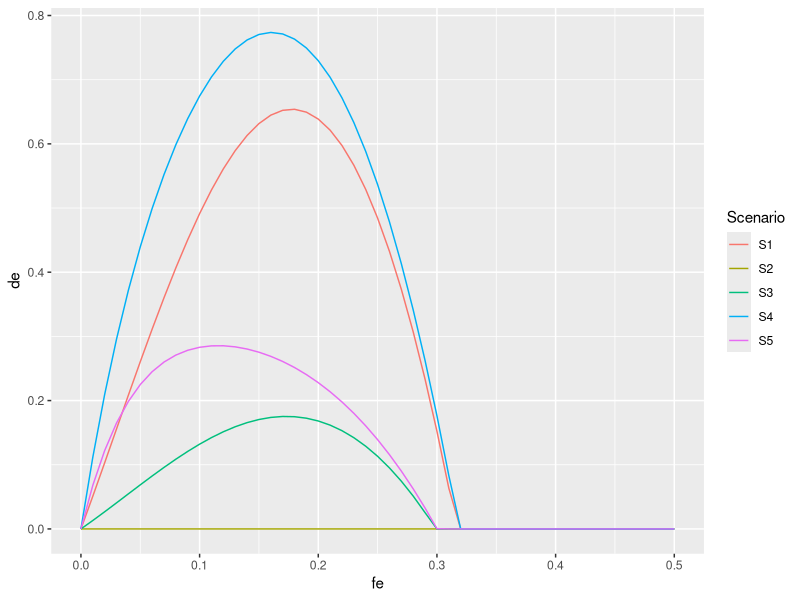

Reproduce this figure in R. (Note: this script raises an error after producing the figure.)
# -------------------------------------------------------------------------- ##
# Halitosis.R
# Written by Steve Martell,  IPHC
# Date: Jan 8, 2012
# 
# Feb 7, 2011.  Added multiple growth groups to allow for cumulative effects
# of size selective fishing.  Need to show how mean weigth-at-age decreases
# with increasing fishing mortality rates.
# 
# SCENARIOS FOR HALIBUT PAPER
# 1) Status quo. 83.3cm minimum size limit
# 2) No size limits
# 3) 60cm minimum size limit
# 4) slot limit 81.3-150 cm
# 5) slot limit 60-150 cm
# -------------------------------------------------------------------------- ##

# -------------------------------------------------------------------------- ##
# Libraries
require(Hmisc)
require(ggplot2)
require(reshape2)
# -------------------------------------------------------------------------- ##

# Data and other constants
A	<- 35	# maximum age.
G	<- 11	# number of growth groups
S	<- 2	# number of sexes
dim	<- c(A, G, S)
age	<- 1:A	# vector of ages
pg	<- dnorm(seq(-3, 3, length=G), 0, 1); pg <- pg/sum(pg)

# Population parameters (female, male)
bo		<- 100.0			# unfished female spawning biomass
h		<- 0.75				# steepness
m		<- c(0.15, 0.18)	# natural mortality rate
dm		<- 0.16				# discard mortality rate
a50		<- 10.91			# age at 50% maturity
k50		<- 1.406			# std at 50% maturity
a		<- 6.92e-6			# length-weight allometry
b		<- 3.24				# length-weight allometry
linf	<- c(145, 110)		# Range female 145-190, male 110-155 (cm)
k		<- c(0.1, 0.12)		# eyeballed growth pars from Clark & Hare 2002.

# Selectivity parameters (cm)
lhat	<- 97.132
lhat	<- 87.132
ghat	<- 1/0.1667
slim	<- 81.28
ulim	<- 150
cvlm	<- 0.1

# Halibut prices (10-20) (20-40) (40+)
# $6.75  $7.30  $7.50  In Homer Alaska.
fe		<- seq(0, 0.5, b=0.01)

tsasm	<- 
function(fe=0, slim=0, ulim=1000, dm=0.16)
{
	# A two sex age structured model. #
	
	
	# Age-schedule information
	# Survivorship array lx(A, G, S)
	lx	<- array(0, dim)
	la	<- array(0, dim)
	wa	<- array(0, dim)
	fa	<- array(0, dim)
	pa	<- array(0, dim)	# price per pound 
	ma	<- plogis(age, a50, k50)
	for(i in 1:S)
	{
		lx[,,i]  <- exp(-m[i])^(age-1)
		lx[A,,i] <- lx[A,,i]/(1-exp(-m[i]))
		
		# growth
		'vonb'  <- function(linf,k) len <- linf*(1-exp(-k*age))
		dev     <- linf[i]*0.3
		linf.g  <- seq(linf[i]-dev, linf[i]+dev, length=G)
		la[,,i] <- sapply(linf.g, vonb,k=k[i])
		wa[,,i] <- a*la[,,i]^b
		
		# maturity (this assumes maturity at a fixed age)
		fa[,,i] <- ma*wa[,,i]
	}
	
	# price premiums based on fish weight
	pa[wa<10]  <- 3.00
	pa[wa>=10] <- 6.75
	pa[wa>=20] <- 7.30
	pa[wa>=40] <- 7.50
	
	# lx	<- sapply(age, function(age) exp(-m)^(age-1) )
	# lx[, A] <- lx[, A]/(1-exp(-m))
	# la	<- sapply(age, function(age) linf*(1-exp(-k*age)))
	# wa	<- a*la^b
	# ma	<- plogis(age, a50, k50)
	# fa	<- t(t(wa)*ma)
	
	# Derivation of S-R parameters (Ricker model)
	# Re = Ro*[(log(kap)-log(phi.E/phi.e))/log(kap)]
	# Assume 50:50 sex ratio at birth
	kap		<- (5*h)^(5/4)
	phi.E	<- sum(t(t(lx[,,1]*fa[,,1])*pg))
	#phi.E	<- as.double(lx[1, ] %*% fa[1, ])
	ro		<- bo/phi.E
	
	# Length-based selectivity (length-based -> age-based)
	sc	<- array(0, dim)
	sr	<- array(0, dim)
	sd	<- array(0, dim)
	va	<- array(0, dim)
	std	<- cvlm*slim+1.e-30
	for(i in 1:S)
	{
		sc[,,i]  <- plogis(la[,,i],location=lhat, scale=ghat)
		sr[,,i]  <- plogis(la[,,i],location=slim, scale=std) - plogis(la[,,i],location=ulim, scale=std)
		sd[,,i]  <- 1-sr[,,i]
		va[,,i]  <- sc[,,i]*(sr[,,i]+sd[,,i]*dm)
	}
	# sc	<- t(apply(la,1,plogis,location=lhat,scale=ghat))
	# std	<- cvlm*slim+1.e-30
	# sr	<- t(apply(la,1,plogis,location=slim,scale=std))
	# sd	<- 1-sr
	# va	<- sc*(sr+sd*dm)		# age-specific probability of dying due to F
	
	# Age-specific total mortality, survival, retention, and discard rate.
	za	<- array(0, dim)
	sa	<- array(0, dim)
	qa	<- array(0, dim)
	da	<- array(0, dim)
	for(i in 1:S)
	{
		za[,,i]  <- m[i] + fe*va[,,i]
		sa[,,i]  <- exp(-za[,,i])
		qa[,,i]  <- (sc[,,i]*sr[,,i]) * (1-sa[,,i])/za[,,i]
		da[,,i]  <- (sc[,,i]*sd[,,i]) * (1-sa[,,i])/za[,,i]
	}
	# za	<- m+fe*va
	# sa	<- exp(-za)
	# qa	<- (sc*sr)*(1.-sa)/za	# fraction retained
	# da	<- (sc*sd)*(1.-sa)/za	# fraction discarded
	
	# Survivorship under fished conditions lz(A, G, S)
	lz	<- array(1, dim)
	for(i in 1:S)
	{
		for(j in 2:A)
		{
			lz[j,,i] <- lz[j-1,,i]*exp(-za[j-1,,i])
		}
		lz[A,,i] <- lz[A,,i]/(1-exp(-za[A,,i]))
	}
	# lz	<- matrix(1, 2, A)
	# for(i in 2:A)
	# {
	# 	lz[, i] <- lz[, i-1]*exp(-za[, i-1])
	# 	if(i==A)
	# 	{
	# 		lz[, A] <- lz[, A]/(1-exp(-za[, i-1]))
	# 	}
	# }
	
	# Incidence functions
	phi.e	<- sum( t(lz[,,1]*fa[,,1])*pg )
	#phi.e	<- as.double(lz[1, ] %*% fa[1, ])
	
	# Equilibrium calculations
	t1		<- log(phi.E/(kap*phi.e))
	t2		<- (log(kap)*phi.e)
	re		<- max(0, -(t1*ro*phi.E)/t2)
	be		<- re * phi.e
	ye		<- 0
	de		<- 0
	ypr		<- 0
	wbar	<- rep(0, S)
	for(i in 1:S)
	{
		ye  <- ye + sum( re * fe * t(lz[,,i]*wa[,,i]*qa[,,i])*pg )
		de	<- de + sum( re * fe * dm * t(lz[,,i]*wa[,,i]*da[,,i])*pg )
		ypr <- ypr + sum( fe * t(lz[,,i]*wa[,,i]*qa[,,i])*pg )
		
		# Average weigth of a 10-year old fish (female & male)
		tmp		<- t(lz[,,i]*wa[,,i])*pg
		tmpn	<- t(lz[,,i])*pg
		wbar[i] <- weighted.mean(wa[10,,i], tmpn[,10])
	}
	spr		<- phi.e/phi.E
	
	# Need to calculate landed value per recruit versus slim and fe
	# using the price and size categories from above.
	# How many millions of dollars in Halibut are discarded each year?
	landed.value	<- 0
	discard.value	<- 0
	for(i in 1:S)
	{
		t1 <- sum(re * fe * t(lz[,,i]*wa[,,i]*qa[,,i]*pa[,,i])*pg)
		landed.value  <- landed.value + t1
		t2 <- sum(re * fe * dm * t(lz[,,i]*wa[,,i]*da[,,i]*pa[,,i])*pg)
		discard.value <- discard.value + t2
	}
	
	# b<- seq(0, 2*bo, length=100)
	# r<- kap*b*exp(-log(kap)*b/bo)/phi.E
	# plot(b, r)
	# points(bo, ro, pch=20, col=2)
	# points(be, re, pch=20, col=3)
	return(c(fe=fe, re=re, be=be, ye=ye, 
		de=de, spr=spr, ypr=ypr, 
		dep=be/bo, wbar.f=wbar[1], wbar.m=wbar[2], 
		landed.value=landed.value, 
		discard.value=discard.value))
}

.equil	<-
function(arg="ye", dm=0.17)
{
	fn	<- function(fe=0, slim=0, dm=dm)
	{
		tmp <- tsasm(fe, slim, dm)
		idx <- which(names(tmp)==arg)
		return(as.double(tmp[idx]))
	}
	V	<- Vectorize(fn, c("fe", "slim"))
	fe	<- seq(0, 0.45, length=20)
	sl	<- seq(60, 100, length=20)
	Z	<- outer(fe, sl, V, dm)
	obj	<- list(x=fe, y=sl, Z=Z)
	class(obj) <- "isopleth"
	return(obj)
}

plot.isopleth <- 
function(obj, ...)
{
	# Plots the contour plot for the contour class
	x <- obj$x
	y <- obj$y
	z <- obj$Z
	
	#contour(x, y, z, ...)
	mx <- melt(z)
	names(mx) <- c("x","y","z")
	g=ggplot(mx,aes(x=x,y=y,z=z))+stat_contour()
	print(g)
}

# SCENARIOS
S1 = data.frame(Scenario="S1", t(sapply(fe, tsasm, slim=81.3, dm=0.56)))
S2 = data.frame(Scenario="S2", t(sapply(fe, tsasm, slim=0.00, dm=0.56)))
S3 = data.frame(Scenario="S3", t(sapply(fe, tsasm, slim=70.0, dm=0.56)))
S4 = data.frame(Scenario="S4", t(sapply(fe, tsasm, slim=81.3, dm=0.56, ulim=150)))
S5 = data.frame(Scenario="S5", t(sapply(fe, tsasm, slim=70.0, dm=0.56, ulim=150)))

DF = rbind(S1, S2, S3, S4, S5)

p<-ggplot(DF,aes(x=fe,y=de,col=Scenario)) +geom_line()
print(p+opts(title="Wastage"))

p<-ggplot(DF,aes(x=fe,y=spr,col=Scenario)) +geom_line()
print(p+opts(title="Relative spawning biomass per recruit"))

p<-ggplot(DF,aes(x=fe,y=ypr,col=Scenario)) +geom_line()
print(p+opts(title="Yield per recruit"))

p<-ggplot(DF,aes(x=fe,y=ye,col=Scenario)) +geom_line()
print(p+opts(title="Equilibrium yield"))

p<-ggplot(DF,aes(x=fe,y=landed.value,col=Scenario)) +geom_line()
print(p+opts(title="Landed Value"))

p<-ggplot(DF,aes(x=fe,y=discard.value,col=Scenario)) +geom_line()
print(p+opts(title="Value of dead discards"))


# A key question is for every pound of bycatch what is the corresponding
# yield loss to the directed fishery. This is computed by IPHC as the 
# yield loss ration = (Wt. of future yield loss)/(Wt. of bycatch).  The wt. of 
# the bycatch is straight forward. The yield loss is the difference between
# the yield obtained with discard mortality =0 and discard mortality =0.17

oldfun <-function()
{
	SPR <- .equil("spr", dm=dm)
	SPR0<- .equil("spr", dm=0)
	YE  <- .equil("ye", dm=dm)
	YE0 <- .equil("ye", dm=0)
	BE  <- .equil("be", dm=dm)
	BE0 <- .equil("be", dm=0)
	DE	<- .equil("de", dm=dm)
	W.F <- .equil("wbar.f", dm=dm)
	W.M <- .equil("wbar.m", dm=dm)
	LV	<- .equil("landed.value", dm=dm)
	DV	<- .equil("discard.value", dm=dm)

	# REPORT SECTION
	par(mfcol=c(1, 1), las=1)
	isolvl <- c(0.35, seq(0, 1, by=0.1))
	isolwd <- c(2, rep(1, 11))
	xl     <- "Fishing mortality"
	yl     <- "Size limit (cm)"
	plot(SPR,xlab=xl,ylab=yl,levels=isolvl,lwd=isolwd,main="Spawn potential ratio")
	plot(YE ,xlab=xl,ylab=yl,main="Equilibrium yield")
	plot(DE ,xlab=xl,ylab=yl,main="Discarded yield")
	X = DE
	X$Z = (YE0$Z-YE$Z)/(DE$Z)
	plot(X, xlab=xl,ylab=yl,main="Yield loss ratio")

	#The following in the spawning biomass per recruit lost per 
	#unit of discard. This should be the spawning biomass,  not SPR
	SE = DE
	SE$Z = (BE0$Z-BE$Z)/(DE$Z)
	plot(SE, add=TRUE, col="blue", levels=seq(0, 10, by=.25))

	E=DE
	E$Z = YE$Z/(YE$Z+DE$Z)
	plot(E, add=TRUE, col="red")

	par(mfcol=c(2, 2))
	plot(W.F, xlab=xl, ylab=yl, main="Mean weight of age-10 females")
	plot(W.M, xlab=xl, ylab=yl, main="Mean weight of age-10 males")
	plot(LV, xlab=xl, ylab=yl, main="Landed Value ($$)")
	X = LV
	X$Z = DV$Z/LV$Z
	plot(X, xlab=xl, ylab=yl, main="Discard Value/Landed Value")
}
